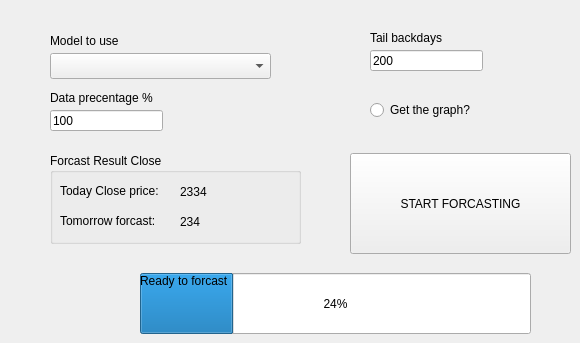
    <widget class="QWidget" name="Forcasting_Tab">
     <attribute name="title">
      <string>Forcasting</string>
     </attribute>
     <widget class="QProgressBar" name="ForC_Loadbar_Forcast">
      <property name="geometry">
       <rect>
        <x>140</x>
        <y>273</y>
        <width>391</width>
        <height>61</height>
       </rect>
      </property>
      <property name="value">
       <number>24</number>
      </property>
     </widget>
     <widget class="QLabel" name="ForC_lbl_DateFrom">
      <property name="geometry">
       <rect>
        <x>50</x>
        <y>90</y>
        <width>121</width>
        <height>16</height>
       </rect>
      </property>
      <property name="text">
       <string>Data precentage %</string>
      </property>
     </widget>
     <widget class="QPushButton" name="ForC_btn_StartForcasting">
      <property name="geometry">
       <rect>
        <x>350</x>
        <y>153</y>
        <width>221</width>
        <height>101</height>
       </rect>
      </property>
      <property name="text">
       <string>START FORCASTING</string>
      </property>
     </widget>
     <widget class="QRadioButton" name="ForC_radioButton_GetGraph">
      <property name="geometry">
       <rect>
        <x>370</x>
        <y>100</y>
        <width>111</width>
        <height>20</height>
       </rect>
      </property>
      <property name="text">
       <string>Get the graph?</string>
      </property>
     </widget>
     <widget class="QLabel" name="label_6">
      <property name="geometry">
       <rect>
        <x>140</x>
        <y>273</y>
        <width>171</width>
        <height>16</height>
       </rect>
      </property>
      <property name="text">
       <string>Ready to forcast</string>
      </property>
     </widget>
     <widget class="QGroupBox" name="ForC_Gbox_ForcastResul">
      <property name="geometry">
       <rect>
        <x>50</x>
        <y>153</y>
        <width>251</width>
        <height>91</height>
       </rect>
      </property>
      <property name="title">
       <string>Forcast Result Close</string>
      </property>
      <widget class="QLabel" name="label_13">
       <property name="geometry">
        <rect>
         <x>10</x>
         <y>30</y>
         <width>121</width>
         <height>16</height>
        </rect>
       </property>
       <property name="text">
        <string>Today Close price:</string>
       </property>
      </widget>
      <widget class="QLabel" name="label_5">
       <property name="geometry">
        <rect>
         <x>10</x>
         <y>60</y>
         <width>121</width>
         <height>16</height>
        </rect>
       </property>
       <property name="text">
        <string>Tomorrow forcast:</string>
       </property>
      </widget>
      <widget class="QLabel" name="ForC_lbl_TodayPrice">
       <property name="geometry">
        <rect>
         <x>130</x>
         <y>31</y>
         <width>121</width>
         <height>16</height>
        </rect>
       </property>
       <property name="text">
        <string>2334</string>
       </property>
      </widget>
      <widget class="QLabel" name="ForC_lbl_TomorrowPrice">
       <property name="geometry">
        <rect>
         <x>130</x>
         <y>61</y>
         <width>101</width>
         <height>16</height>
        </rect>
       </property>
       <property name="text">
        <string>234</string>
       </property>
      </widget>
     </widget>
     <widget class="QLineEdit" name="ForC_txtLine_TailBackDays">
      <property name="geometry">
       <rect>
        <x>370</x>
        <y>50</y>
        <width>113</width>
        <height>21</height>
       </rect>
      </property>
      <property name="text">
       <string>200</string>
      </property>
     </widget>
     <widget class="QLabel" name="ForC_lbl_TailBackDays">
      <property name="geometry">
       <rect>
        <x>370</x>
        <y>30</y>
        <width>121</width>
        <height>16</height>
       </rect>
      </property>
      <property name="text">
       <string>Tail backdays</string>
      </property>
     </widget>
     <widget class="QComboBox" name="ForC_ComBox_Model_To_used">
      <property name="geometry">
       <rect>
        <x>50</x>
        <y>53</y>
        <width>221</width>
        <height>26</height>
       </rect>
      </property>
     </widget>
     <widget class="QLabel" name="ForC_lbl_Model_To_used">
      <property name="geometry">
       <rect>
        <x>50</x>
        <y>33</y>
        <width>91</width>
        <height>16</height>
       </rect>
      </property>
      <property name="text">
       <string>Model to use</string>
      </property>
     </widget>
     <widget class="QLineEdit" name="ForC_txtLine_TailBackDays_2">
      <property name="geometry">
       <rect>
        <x>50</x>
        <y>110</y>
        <width>113</width>
        <height>21</height>
       </rect>
      </property>
      <property name="text">
       <string>100</string>
      </property>
     </widget>
    </widget>
